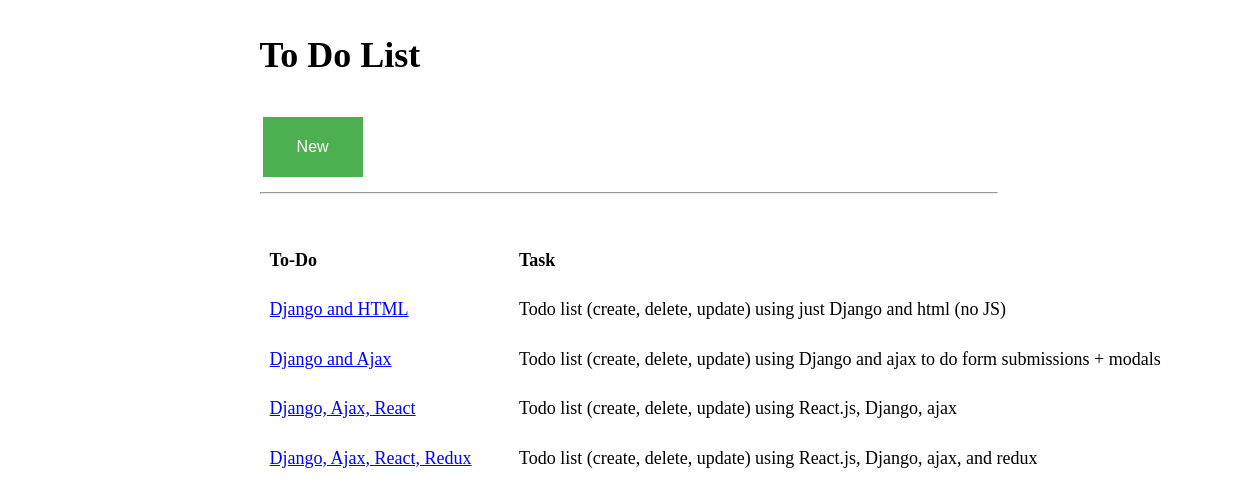
The page / on the database its author committed.
### todos/models.py (models this page shows)
class Todo(models.Model):
	title = models.CharField(max_length = 200)
	task = models.TextField()
	created = models.DateTimeField(default=datetime.now, blank=True)

### todos/views.py (the view)
# urls.py: url(r'^$', views.index, name='index'),
def index(request):
	todos = Todo.objects.all()
	data = {'todos':todos}
	return render(request, 'index.html', data)

### todos/templates/index.html (shortened to what this page needs)
<!DOCTYPE html>
<html>
<head>
	{% load static %}
	<link rel="stylesheet" href="{% static 'css/style.css' %}">
</head>
<body>
<header><h1>To Do List</h1></header>
<form action="/todos/add">
    <input type="submit" value="New" />
</form>
<hr>
<br>
	<table>
		<tr>
			<th>To-Do</th>
			<th>Task</th>
		</tr>
		{% for todo in todos %}
			<tr><td><a href="/todos/details/{{todo.id}}">{{todo.title}}</a></td> <td>{{todo.task}}</td></tr>
		{% endfor %}
	</table>
</body>
</html>

### todos/static/css/style.css (style rules this page uses)
a { color: blue; display: inline-block; }
html { width: 60%; height: 100%; min-height: 100%; margin: 0 auto; font-size: 18px; background-color: #FFFFFF; }
body { height: 100%; min-height: 100%; line-height: 1.75; background-color: #FFFFFF; }
input[type=submit] { border: none; color: white; text-align: center; font-size: 16px; margin: 6px 3px; height:60px; width:100px; cursor: hand; background-color: #4CAF50; }
table { width: 1000px; }
th, td { padding: 8px; text-align: left; }

### rows shown on the page
Todo: title "Django and HTML", task "Todo list (create, delete, update) using just Django and html (no JS)"
Todo: title "Django and Ajax", task "Todo list (create, delete, update) using Django and ajax to do form submissions + modals"
Todo: title "Django, Ajax, React", task "Todo list (create, delete, update) using React.js, Django, ajax"
Todo: title "Django, Ajax, React, Redux", task "Todo list (create, delete, update) using React.js, Django, ajax, and redux"
